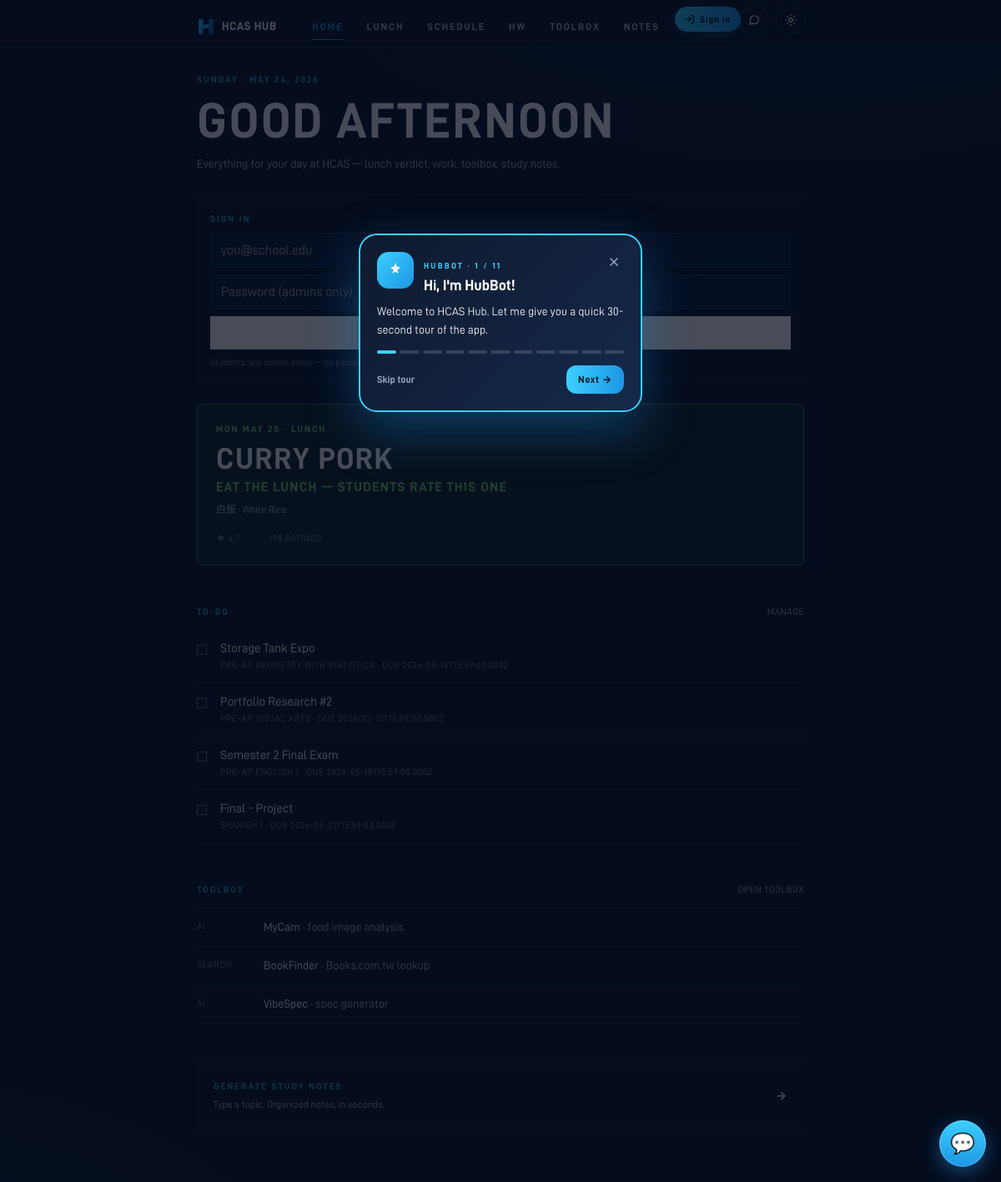
/, run on an earlier commit of the app's database.
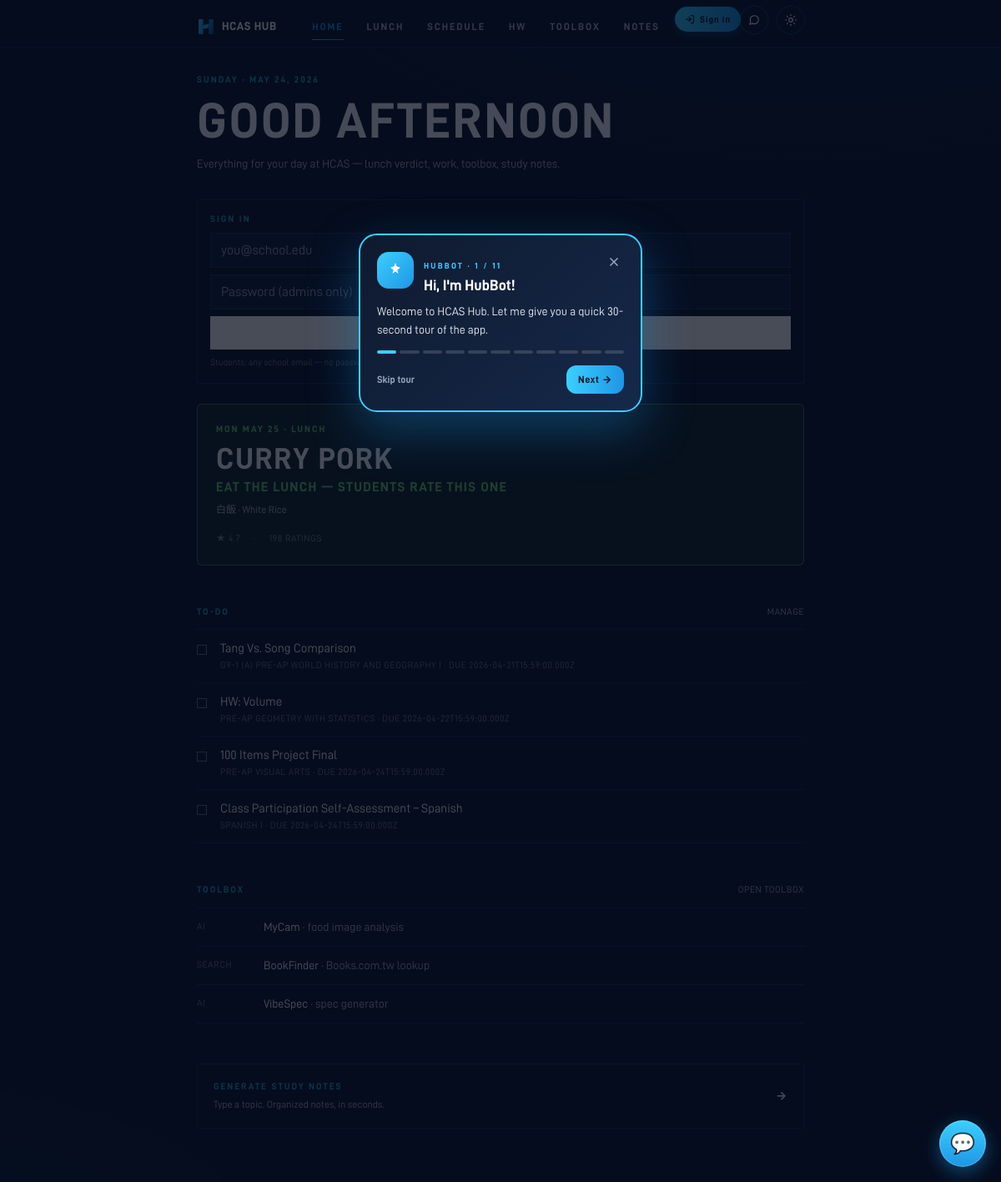
And on a later commit of the database.
### tables this page shows
CREATE TABLE assignments (
            id INTEGER PRIMARY KEY AUTOINCREMENT,
            title TEXT NOT NULL,
            subject TEXT,
            due_at TEXT,
            done INTEGER NOT NULL DEFAULT 0,
            priority INTEGER DEFAULT 99,
            created_at TEXT NOT NULL DEFAULT (datetime('now'))
        , source TEXT DEFAULT 'manual', external_id TEXT, updated_at TEXT, user_id TEXT);

### main.py (the view)
@app.get("/", response_class=HTMLResponse)
def today(request: Request):
    user = auth.current_user(request)
    streak_info = None
    if user:
        streak_info = streak_svc.heartbeat(user["id"], source="web")
    menus = SEED["lunch_menus"]
    day = seed.closest_menu_date(menus)
    menu = menus[day]
    avg, n, _ = _blended_rating(menu, day)
    v = verdict_for(avg, n)
    uid = user["id"] if user else None
    assignments = [a for a in db.list_assignments(uid) if not a["done"]][:4]
    todays_meetings = []
    total_unread = 0
    for team in SEED["teams"]:
        m = team.get("today_meeting")
        if m and seed.is_today(m.get("starts_at")):
            todays_meetings.append({**m, "team": team["name"], "team_url": team["url"]})
        total_unread += team.get("unread", 0)
    todays_meetings.sort(key=lambda m: m["starts_at"])
    return render(
        request,
        "today.html",
        active="today",
        day=day,
        day_label=seed.display_date(day),
        menu=menu,
        verdict=v,
        avg=avg,
        rating_count=n,
        assignments=assignments,
        meetings=todays_meetings,
        unread_total=total_unread,
        now=datetime.now(),
        streak_info=streak_info,
        announcements=db.list_active_announcements(),
    )

### templates/today.html (shortened to what the changed rows need)
{% extends "base.html" %}
{% block content %}
<div class="pt-2 pb-8">
  <h1 class="display text-[44px] sm:text-[60px]">
    Good {% if now.hour < 12 %}morning{% elif now.hour < 18 %}afternoon{% else %}evening{% endif %}
  </h1>
</div>
{% set tone = {
  'EAT_LUNCH':  {'bg': 'rgba(110,204,113,0.10)', 'fg': '#6ECC71', 'rule': 'rgba(110,204,113,0.45)'},
  'YOUR_CALL':  {'bg': 'rgba(255,128,32,0.10)',  'fg': '#FF8020', 'rule': 'rgba(255,128,32,0.45)'},
  'ORDER_UBER': {'bg': 'rgba(255,64,64,0.10)',   'fg': '#FF4040', 'rule': 'rgba(255,64,64,0.45)'},
}[verdict.label] %}
<section class="mt-12">
  <div class="flex items-end justify-between mb-3">
    <h2 class="eyebrow">To-do</h2>
  </div>
  {% if assignments %}
    <ul class="border-t border-line">
    {% for a in assignments %}
      <li class="border-b border-line py-3 flex items-start gap-4">
        <span class="mt-1.5 w-3 h-3 border border-white/40 shrink-0"></span>
        <div class="min-w-0 flex-1">
          <div class="text-[15px] text-white truncate">{{ a.title }}</div>
          <div class="text-[11px] text-ink-mute uppercase tracking-wider">
            {% if a.subject %}{{ a.subject }}{% endif %}{% if a.due_at %} · due {{ a.due_at }}{% endif %}
          </div>
        </div>
      </li>
    {% endfor %}
    </ul>
  {% else %}
    <p class="text-[13px] text-ink-mute">All caught up. <a class="text-white underline" href="/assignments">Add one</a></p>
  {% endif %}
</section>
<section class="mt-12">
  <div class="flex items-end justify-between mb-3">
    <h2 class="eyebrow">Toolbox</h2>
  </div>
</section>
{% endblock %}

What changed in the data, as far as the page shows it:
no longer on this page (row edited): assignments: title "Storage Tank Expo", subject "PRE-AP GEOMETRY WITH STATISTICS", due_at "2026-05-15T15:59:00.000Z"
no longer on this page (row edited): assignments: title "Portfolio Research #2", subject "PRE-AP VISUAL ARTS", due_at "2026-05-15T15:59:00.000Z"
no longer on this page (row edited): assignments: title "Semester 2 Final Exam", subject "PRE-AP ENGLISH 1", due_at "2026-05-18T15:59:00.000Z"
no longer on this page (row edited): assignments: title "Final - Project", subject "SPANISH I", due_at "2026-05-21T15:59:00.000Z"
added assignments: title "Tang Vs. Song Comparison", subject "G9-1 (A) PRE-AP WORLD HISTORY AND GEOGRAPHY I", due_at "2026-04-21T15:59:00.000Z"
added assignments: title "HW: Volume", subject "PRE-AP GEOMETRY WITH STATISTICS", due_at "2026-04-22T15:59:00.000Z"
added assignments: title "100 Items Project Final", subject "PRE-AP VISUAL ARTS", due_at "2026-04-24T15:59:00.000Z"
added assignments: title "Class Participation Self-Assessment – Spanish", subject "SPANISH I", due_at "2026-04-24T15:59:00.000Z"
